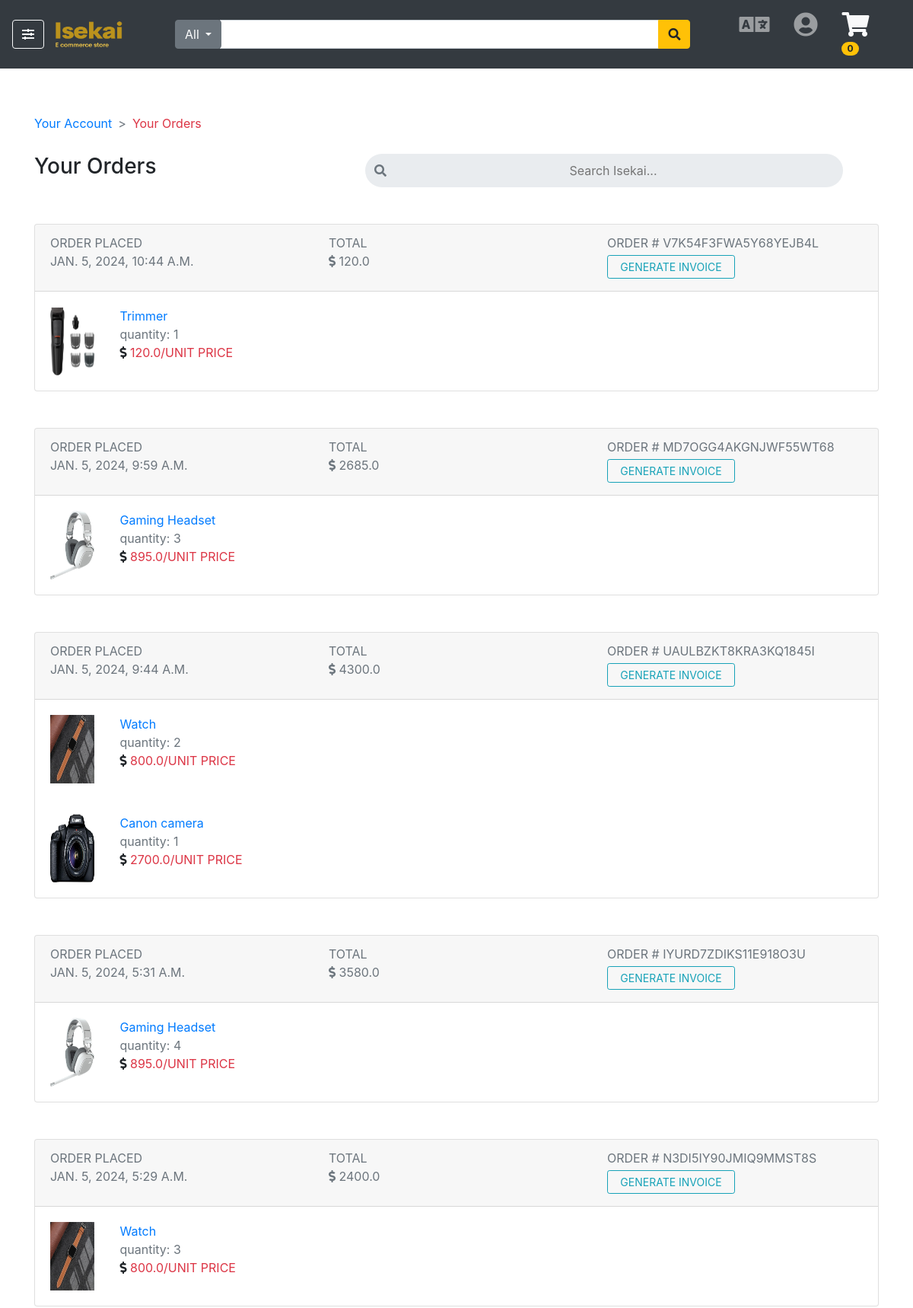
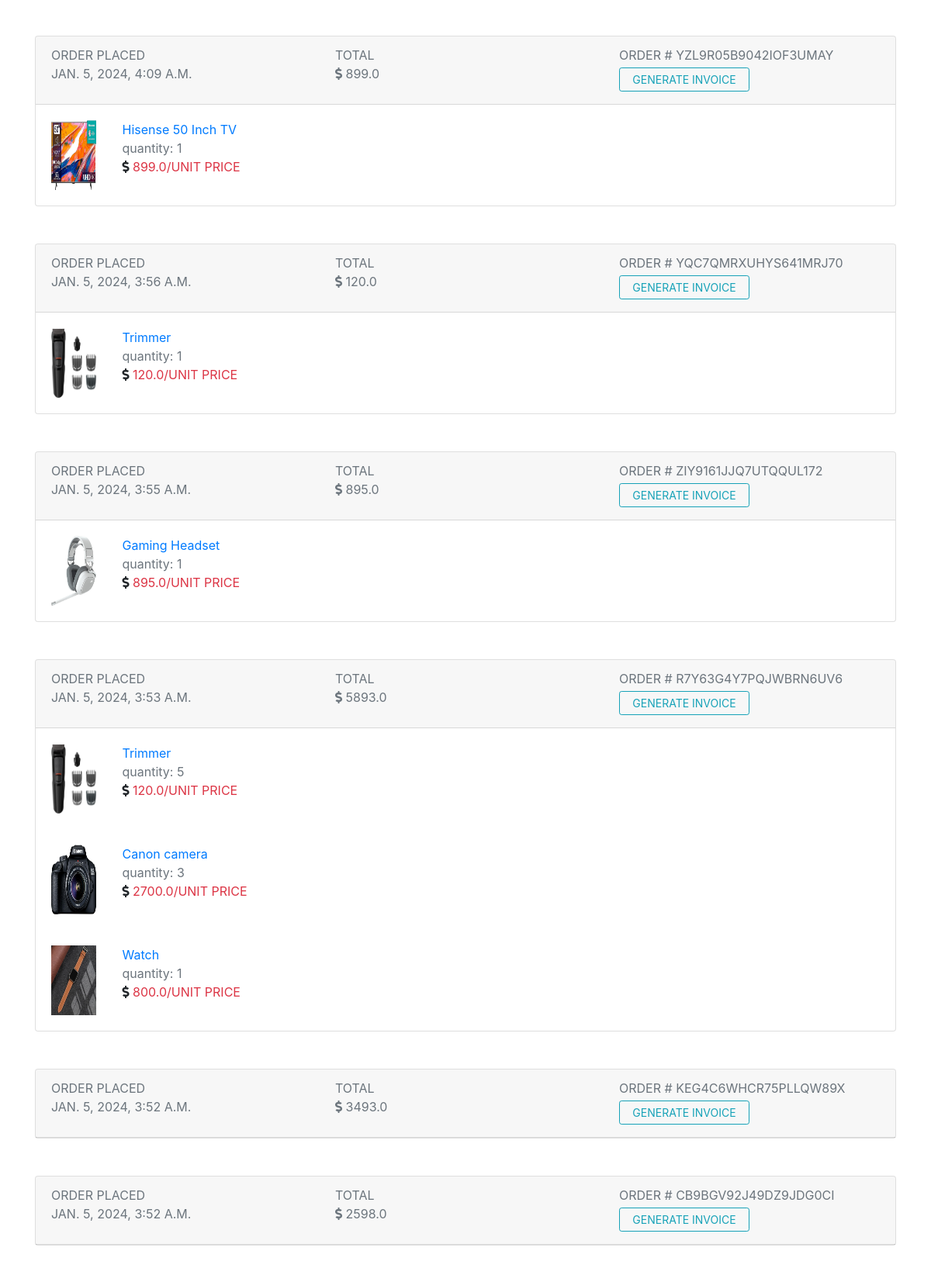
The app's page /user_orders (signed in, upper part) with its own data (2 pictures, top to bottom).
### app1/models.py (models this page shows, shortened)
class User(models.Model):
    username=models.CharField(max_length=64)
    email=models.CharField(max_length=255)
    password=models.TextField()
    avatar=models.ImageField(upload_to='image',default='image/default.jpg',blank=True,null=True)
    created_at=models.DateTimeField(auto_now_add=True)
    updated_at=models.DateTimeField(auto_now=True)
    objects= UserManager()

class Order(models.Model):
    user = models.ForeignKey(User,on_delete=models.CASCADE)
    ref_code = models.CharField(max_length=20, blank=True, null=True)
    items = models.ManyToManyField(OrderItem,related_name='items_in_order')
    ordered = models.BooleanField(default=False)
    total_payed_amount=models.FloatField()#i add this \\motaz
    shipping_address = models.ForeignKey(Address,on_delete=models.CASCADE)#i add this \\motaz
    payment = models.CharField(max_length=255,blank=True, null=True)
    being_delivered = models.BooleanField(default=False)#we have to delete this later\\motaz
    received = models.BooleanField(default=False)#we have to delete this later\\motaz
    coupon = models.ForeignKey(Coupon, on_delete=models.SET_NULL, blank=True, null=True)#we have to delete this later\\motaz
    start_date = models.DateTimeField(auto_now_add=True)
    ordered_date = models.DateTimeField(auto_now_add=True)

class OrderItem(models.Model):
    user = models.ManyToManyField(User,related_name='order_items_for_user',blank=True)#motaz
    ordered = models.BooleanField(default=False)
    item = models.ForeignKey(Item, on_delete=models.CASCADE)
    quantity = models.IntegerField(default=1)

class Item(models.Model):
    title=models.CharField(max_length=100)
    item_image=models.ImageField(upload_to='image',default='image/default.jpg',blank=True)
    desc=models.TextField()
    price = models.FloatField()
    discount_price = models.FloatField(blank=True, null=True)
    category = models.CharField(max_length=30)
    created_at=models.DateTimeField(auto_now_add=True)
    updated_at=models.DateTimeField(auto_now=True)

### app1/views.py (the view)
# urls.py: path('user_orders',views.user_orders),
def user_orders(request):
    if not 'user_id' in request.session:
        messages.error(request,"You have to login first")
        return redirect('/login')
    else:
        specific_user= User.objects.get(id=request.session['user_id'])
        all_orders=Order.objects.filter(user=specific_user).order_by("-id")
        context = {
            'specific_user': specific_user,
            'all_orders':all_orders,
        }
        return render(request, "your_orders.html", context)

### app1/templates/your_orders.html (shortened to what this page needs)
<!doctype html>
<html lang="en">
<head>
  {% load static %}
  <link
  rel="stylesheet"
  href="https://cdnjs.cloudflare.com/ajax/libs/font-awesome/5.15.4/css/all.min.css"
/>
<link
  href="https://cdn.jsdelivr.net/npm/bootstrap@5.1.1/dist/css/bootstrap.min.css"
  rel="stylesheet"
/>
  <link rel="stylesheet" href="https://cdnjs.cloudflare.com/ajax/libs/font-awesome/5.14.0/css/all.min.css"
 />
  <link rel="stylesheet" href="{% static 'css/bootstrap.min.css' %}">
  <link rel="stylesheet" href="{% static 'css/bootstrap-drawer.min.css' %}">
  <link rel="stylesheet" href="{% static 'css/custom.css' %}">
</head>
<body>
  <nav class="navbar navbar-expand-md navbar-dark bg-dark">
    <button class="btn btn-outline-light" data-toggle="drawer" data-target="#amazonDrawer">
      <i class="fas fa-sliders-h"></i>
    </button>
    <a class="navbar-brand pl-2" href="/">
      <img src="{% static 'img/logo.png' %}" height="40" width="100" alt="logo">
    </a>
    <div class="collapse navbar-collapse" id="navbarSupportedContent">
      <form class="form-inline px-lg-5" novalidate method="get">
        <div class="input-group">
          <div class="input-group-prepend">
            <div class="dropdown">
              <button class="btn btn-secondary dropdown-toggle" name="btnCategory" type="button"
                id="btnCategoryDropdownMenu" data-toggle="dropdown" aria-haspopup="true" aria-expanded="false">
                All
              </button>
            </div>
          </div>
          <input type="text" class="form-control" size="50" name="query" id="query">
          <div class="input-group-append">
            <button type="submit" class="btn btn-warning">
              <i class="fas fa-search"></i>
            </button>
          </div>
        </div>
      </form>
      <ul class="navbar-nav">
        <li class="nav-item dropdown px-2">
          <a class="nav-link" href="#" id="prefLanguageDropdown" role="button" data-toggle="dropdown"
            aria-haspopup="true" aria-expanded="false">
            <i class="fas fa-2x fa-language"></i>
          </a>
        </li>
        <li class="nav-item dropdown px-2">
          <a class="nav-link" href="/login" id="userAccount" role="button" data-toggle="dropdown"
            aria-haspopup="true" aria-expanded="false">
            <i class="fas fa-2x fa-user-circle"></i>
          </a>
        </li>
        <li class="nav-item px-2">
          <a class="nav-link" href="/cart" aria-disabled=" true">
            <i class="fas fa-2x text-light fa-shopping-cart"></i>
            {% if 'user_id' in request.session %}
            <span class="badge badge-warning badge-pill">{{specific_user.order_items_for_user.count}}</span>
            {% endif %}
          </a>
        </li>
      </ul>
    </div>
  </nav>
  <div class="container mt-5 mb-5">
    <nav aria-label="breadcrumb">
      <ol class="breadcrumb bg-transparent ml-n3">
        <li class="breadcrumb-item"><a href="/your_account">Your Account</a></li>
        <li class="breadcrumb-item active text-danger" aria-current="page">Your Orders</li>
      </ol>
    </nav>
    <div class="row">
      <div class="col-md-4">
        <h3>Your Orders</h3>
      </div>
      <div class="col-md-8">
        <div class="form-inline px-lg-5" >
          <div class="input-group ms-2" type="button">
            <span class="input-group-prepend d-none d-lg-block" id="searchMenu" data-bs-toggle="dropdown" aria-expanded="false" data-bs-auto-close="outside">
              <div class="input-group-text bg-gray border-0 rounded-pill" style="min-height: 40px; min-width: 230px">
                <i class="fas fa-search me-2 text-muted"></i>
                <form action="/search_order" method="POST" id="orderForm">
                <input id="search_order" name="search_order_ajax" type="text" class="rounded-pill border-0 bg-gray dropdown-item" placeholder="Search Isekai..." autofocus="" size="50">
                </form>
              </div>
            </span>
          </div>
        </div>
      </div>
    </div>
    {% for order in all_orders %}
    <div class="card mt-5">
      <div class="card-header">
        <div class="row">
          <div class="col-md-4 mt-3 mt-md-0">
            <p class="text-uppercase text-muted my-0">order placed</p>
            <p class="text-uppercase text-muted my-0">{{order.start_date}}</p>
          </div>
          <div class="col-md-4 mt-3 mt-md-0">
            <p class="text-uppercase text-muted my-0">total</p>
            <p class="text-uppercase text-muted my-0">
              <i class="fas fa-dollar-sign"></i> {{order.total_payed_amount}}
            </p>
          </div>
          <div class="col-md-4 mt-3 mt-md-0">
            <p class="text-uppercase text-muted my-0 float-md-right">order # {{order.ref_code}} <a href="/invoice" class="btn btn-outline-info btn-sm w-50 ml-auto my-1">Generate Invoice</a></p>
          </div>
        </div>
      </div>
      {% for allitems in order.items.all %}
      <div class="card-body">
        <div class="row">
          <div class="col-md-1">
            <img src="{{allitems.item.item_image.url}}" width="58" height="90" alt="product 01 image">
          </div>
          <div class="col-md-5">
            <a href="/product/{{allitems.item.id}}">{{allitems.item.title}}</a>
            <p class="text-muted my-0">quantity: {{allitems.quantity}}</p>
            <p class="text-uppercase my-0">
              <i class="fas fa-dollar-sign"></i> <span class="text-danger">{{allitems.item.price}}/unit price</span>
            </p>
          </div>
        </div>
      </div>
      {% endfor %}
    </div>
    {% endfor %}
  </div>
</body>
</html>

### static/css/custom.css (style rules this page uses)
.breadcrumb-item + .breadcrumb-item::before { content: ">"; }

### records on screen
User: order_items_for_user.count "0"
Order: start_date "JAN. 5, 2024, 10:44 A.M.", total_payed_amount "120.0", ref_code "V7K54F3FWA5Y68YEJB4L"
OrderItem: item.item_image (picture), item "Trimmer", quantity "1", item.price "120.0"
Order: start_date "JAN. 5, 2024, 9:59 A.M.", total_payed_amount "2685.0", ref_code "MD7OGG4AKGNJWF55WT68"
OrderItem: item.item_image (picture), item "Gaming Headset", quantity "3", item.price "895.0"
Order: start_date "JAN. 5, 2024, 9:44 A.M.", total_payed_amount "4300.0", ref_code "UAULBZKT8KRA3KQ1845I"
OrderItem: item.item_image (picture), item "Watch", quantity "2", item.price "800.0"
OrderItem: item.item_image (picture), item "Canon camera", quantity "1", item.price "2700.0"
Order: start_date "JAN. 5, 2024, 5:31 A.M.", total_payed_amount "3580.0", ref_code "IYURD7ZDIKS11E918O3U"
OrderItem: item.item_image (picture), item "Gaming Headset", quantity "4", item.price "895.0"
Order: start_date "JAN. 5, 2024, 5:29 A.M.", total_payed_amount "2400.0", ref_code "N3DI5IY90JMIQ9MMST8S"
OrderItem: item.item_image (picture), item "Watch", quantity "3", item.price "800.0"
Order: start_date "JAN. 5, 2024, 4:09 A.M.", total_payed_amount "899.0", ref_code "YZL9R05B9042IOF3UMAY"
OrderItem: item.item_image (picture), item "Hisense 50 Inch TV", quantity "1", item.price "899.0"
Order: start_date "JAN. 5, 2024, 3:56 A.M.", total_payed_amount "120.0", ref_code "YQC7QMRXUHYS641MRJ70"
OrderItem: item.item_image (picture), item "Trimmer", quantity "1", item.price "120.0"
Order: start_date "JAN. 5, 2024, 3:55 A.M.", total_payed_amount "895.0", ref_code "ZIY9161JJQ7UTQQUL172"
OrderItem: item.item_image (picture), item "Gaming Headset", quantity "1", item.price "895.0"
Order: start_date "JAN. 5, 2024, 3:53 A.M.", total_payed_amount "5893.0", ref_code "R7Y63G4Y7PQJWBRN6UV6"
OrderItem: item.item_image (picture), item "Trimmer", quantity "5", item.price "120.0"
OrderItem: item.item_image (picture), item "Canon camera", quantity "3", item.price "2700.0"
OrderItem: item.item_image (picture), item "Watch", quantity "1", item.price "800.0"
Order: start_date "JAN. 5, 2024, 3:52 A.M.", total_payed_amount "3493.0", ref_code "KEG4C6WHCR75PLLQW89X"
Order: start_date "JAN. 5, 2024, 3:52 A.M.", total_payed_amount "2598.0", ref_code "CB9BGV92J49DZ9JDG0CI"
